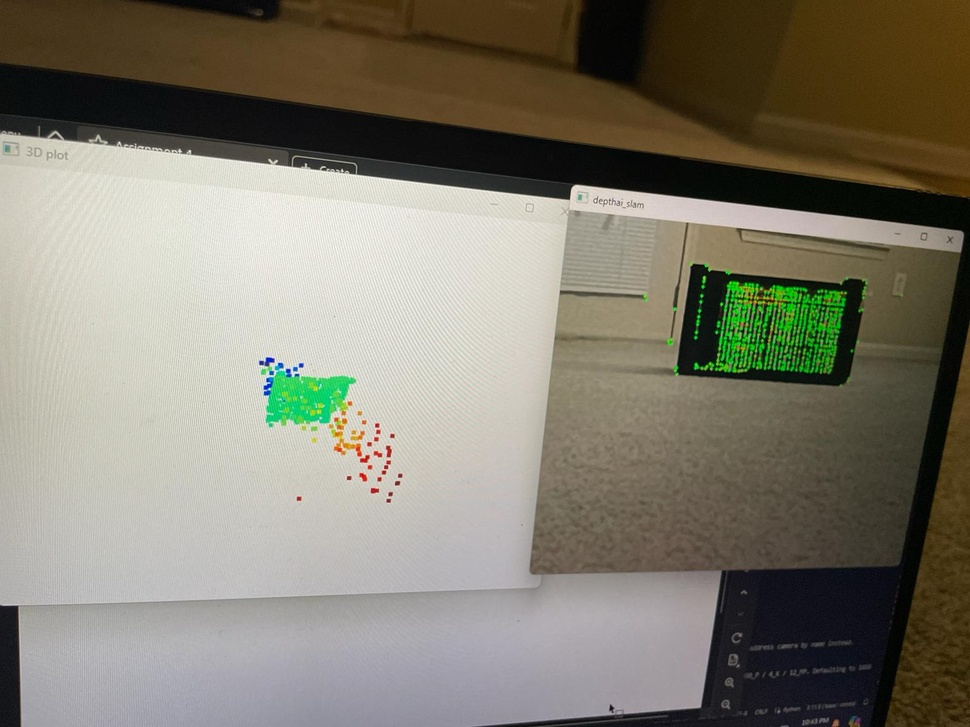
#> input picture Box3D.jpg, 970 x 727 px, shrunk from 1600 x 1200 before the run
$ python -i Q1_Tracking_Depth_Blue_Objects.py   (imports and definitions only)
#> lines starting #> are read from the running program, lines starting #| are printed output that depends on the picture; after the words box and inside, x2 and y2 are one past the last pixel; in counts of white or black regions, pixels touching at a corner belong together
#> further down, picture is the input picture: shape (727, 970, 3); mean B, G, R 111, 124.8, 128.8
import depthai as dai
import cv2
import numpy as np

def create_pipeline():
    pipeline = dai.Pipeline()

    # Create RGB camera node
    camRgb = pipeline.createColorCamera()
    camRgb.setBoardSocket(dai.CameraBoardSocket.RGB)
    camRgb.setResolution(dai.ColorCameraProperties.SensorResolution.THE_1080_P)

    # Create StereoDepth node
    monoLeft = pipeline.createMonoCamera()
    monoRight = pipeline.createMonoCamera()
    stereo = pipeline.createStereoDepth()
    monoLeft.setResolution(dai.MonoCameraProperties.SensorResolution.THE_400_P)
    monoRight.setResolution(dai.MonoCameraProperties.SensorResolution.THE_400_P)
    monoLeft.setBoardSocket(dai.CameraBoardSocket.LEFT)
    monoRight.setBoardSocket(dai.CameraBoardSocket.RIGHT)
    stereo.setConfidenceThreshold(255)

    # Linking
    monoLeft.out.link(stereo.left)
    monoRight.out.link(stereo.right)

    # XLinkOut
    xoutRgb = pipeline.createXLinkOut()
    xoutDepth = pipeline.createXLinkOut()
    xoutRgb.setStreamName("rgb")
    xoutDepth.setStreamName("depth")
    camRgb.video.link(xoutRgb.input)
    stereo.depth.link(xoutDepth.input)

    return pipeline

def detect_blue_objects(frame):
    hsv = cv2.cvtColor(frame, cv2.COLOR_BGR2HSV)
#> hsv: shape (727, 970, 3); mean H, S, V 44.5, 68.3, 132.2
    lower_blue = np.array([100, 150, 50])
    upper_blue = np.array([140, 255, 255])
    mask = cv2.inRange(hsv, lower_blue, upper_blue)
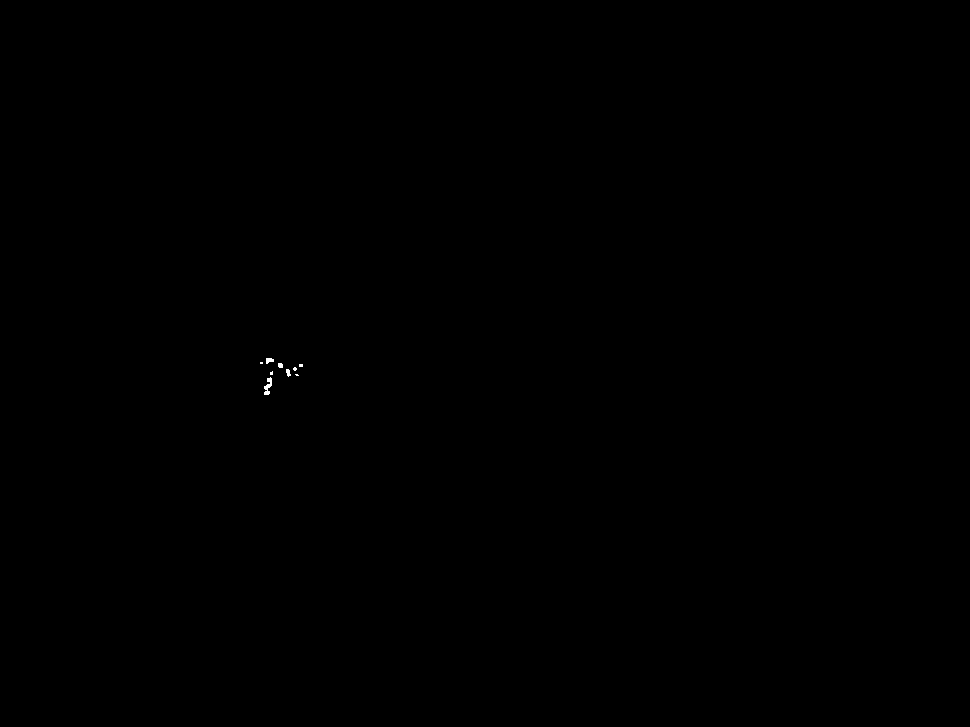
#> mask: shape (727, 970); 0.03% white; 9 white regions (5 under 20 px), largest, box (x1, y1, x2, y2) and area: (264, 377, 272, 395) 79, (266, 358, 274, 364) 35, (286, 369, 291, 377) 27, (278, 363, 283, 368) 23
    res = cv2.bitwise_and(frame, frame, mask=mask)

    # Clean up mask and find contours
    kernel = np.ones((5, 5), np.uint8)
    mask = cv2.morphologyEx(mask, cv2.MORPH_OPEN, kernel)
#> mask: shape (727, 970); every value is 0
    mask = cv2.morphologyEx(mask, cv2.MORPH_CLOSE, kernel)
    contours, _ = cv2.findContours(mask, cv2.RETR_TREE, cv2.CHAIN_APPROX_SIMPLE)
#> contours = []
    cv2.drawContours(frame, contours, -1, (0, 255, 0), 3)

    return frame, mask, contours

# [1 line that did not run here, left out]

# [31 lines not run here, left out]

>>> import cv2
>>> picture = cv2.imread('Box3D.jpg')
>>> result = detect_blue_objects(picture)
